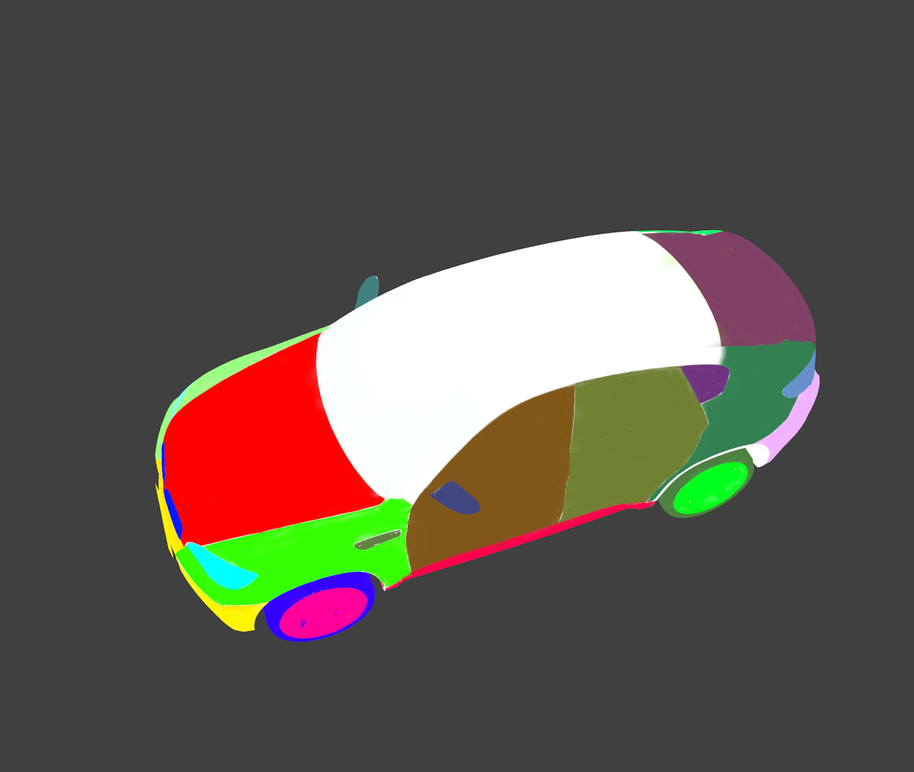
#> input picture inference/three_d_car/capture_image_40290.png, 914 x 772 px, shrunk from 1280 x 1080 before the run
$ python color_segment_test.py
#> lines starting #> are read from the running program, lines starting #| are printed output that depends on the picture; after the words box and inside, x2 and y2 are one past the last pixel; in counts of white or black regions, pixels touching at a corner belong together
import cv2
import matplotlib.pyplot as plt
import numpy as np

test_image_path = "capture_image_40290.png"

carpart_color_list = {'sli_side_turn_light': [[0.25, 0.5, 0.5]], \
                      'mirror': [[0.65, 0.5, 0.5], [0.5, 0.5, 0.5]], \
                      'fbu_front_bumper': [[0.15, 1, 1]], \
                      'grille': [[0.8, 1, 1]], \
                      'tail_gate': [[0.9, 0.5, 0.5]], \
                      'fender': [[0.3, 1, 1], [0.3, 0.5, 1]], \
                      'hli_head_light': [[0.5, 1, 1], [0.5, 0.5, 1]], \
                      'rbu_rear_bumper': [[0.8, 0.3, 1]], \
                      'door': [[0.1, 0.8, 0.5], [0.2, 0.6, 0.5], [0.45, 1, 1], [0.45, 0.5, 0.5]], \
                      'hood': [[0, 1, 1]], \
                      'tyre': [[0.7, 1, 1], [0.7, 0.5, 0.5], [0.15, 0.5, 0.5], [0.3, 0.5, 0.5]], \
                      'alloy_wheel': [[0.9, 1, 1], [0.35, 1, 1], [0.6, 1, 1], [0.75, 1, 1]], \
                      'rocker_panel': [[0.75, 0.5, 0.5], [0.95, 1, 1]], \
                      'qpa_quarter_panel': [[0.4, 0.6, 0.5], [0.4, 1, 1]], \
                      'tli_tail_light': [[0.35, 0.5, 0.5], [0.6, 0.5, 0.8]]
                      }


def get_are_max_contour(contours):
    areas = []
    for cnt in contours:
        area = cv2.contourArea(cnt)
        areas.append(area)
    if (len(areas) == 0):
        return 0, 0
    return max(areas), np.argmax(areas)


def check_carpart_in_image(img, value, key):
    min_red = (max(0, int(value[0] * 180.0 - 2)), max(0, int(value[1] * 255.0 - 10)), max(0, int(value[2] * 255.0 - 5)))
    max_red = (min(180, int(value[0] * 180.0 + 2)), min(255, int(value[1] * 255.0 + 10)), min(255, int(value[2] * 255.0 + 5)))

    nemo = cv2.cvtColor(img, cv2.COLOR_BGR2RGB)
    hsv_nemo = cv2.cvtColor(nemo, cv2.COLOR_RGB2HSV)
    mask = cv2.inRange(hsv_nemo, min_red, max_red)
    contours, hierarchy = cv2.findContours(mask, cv2.RETR_TREE, cv2.CHAIN_APPROX_SIMPLE)

    max_contour, index = get_are_max_contour(contours)
    if (max_contour > 50):
        cnt = contours[index]
        cv2.drawContours(img, [cnt], 0, (0, 0, 0), 3)
        cv2.imshow(key, img)
        cv2.waitKey()
        return True
    return False


image = cv2.imread(test_image_path)
#> image is the input picture: shape (772, 914, 3); mean B, G, R 79.1, 86.3, 93.8

for key, values in carpart_color_list.items():
    image1 = image.copy()
    for value in values:
        if (check_carpart_in_image(image1, value, key)):
            print(key)
#> this loop made 15 passes
#> pass 1, in check_carpart_in_image, `mask = cv2.inRange(hsv_nemo, min_red, max_red)`:
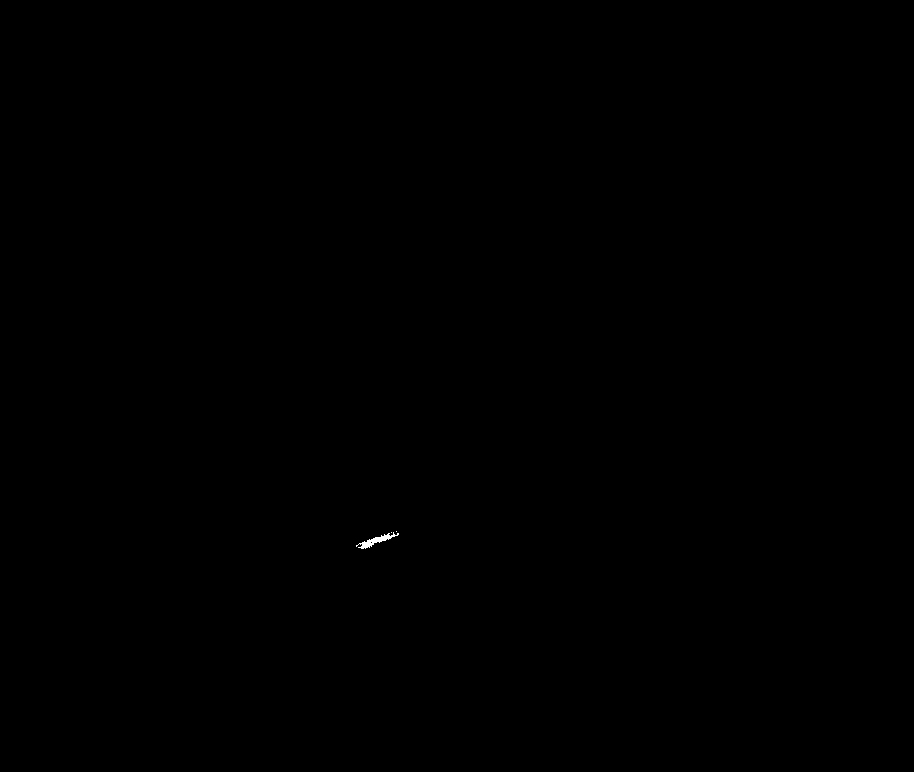
#> mask: shape (772, 914); 0.03% white; 3 white regions (2 under 20 px), largest, box (x1, y1, x2, y2) and area: (356, 532, 399, 549) 211
